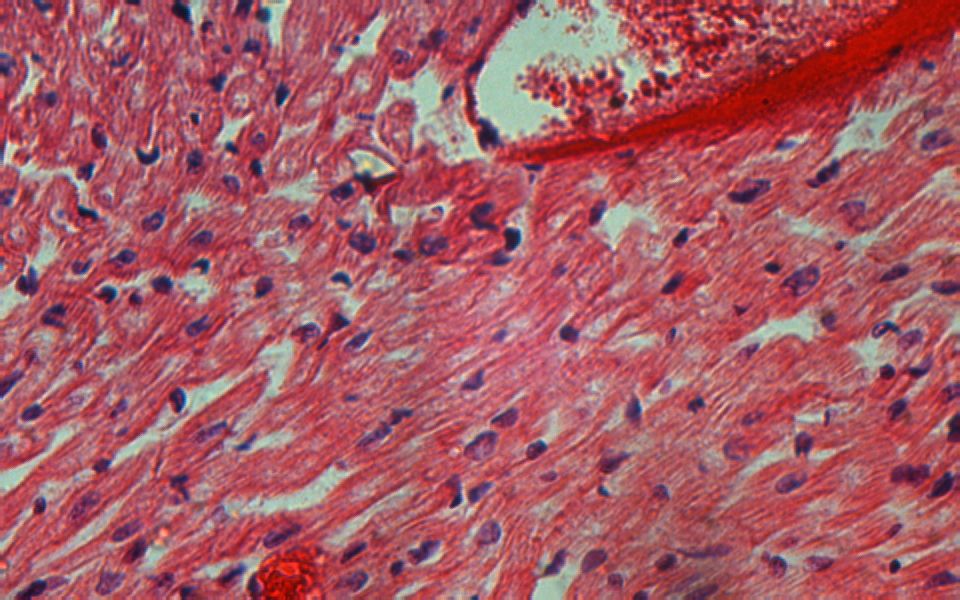
#> input picture XINJI/0.png, 960 x 600 px
$ python -i 2-18-1.py   (imports and definitions only)   (older library calls are emulated)
#> lines starting #> are read from the running program, lines starting #| are printed output that depends on the picture
import cv2
import numpy as np
from sift import sift_feature_matching
import time

# 降噪预处理
def preprocess_image(image_path):
    # 读取图像，保持彩色
#> called with image_path = 'XINJI/0.png'
    image = cv2.imread(image_path)
#> image is the input picture: shape (600, 960, 3); mean B, G, R 101.5, 91.7, 167.1
    # BGR 转 RGB
    image = cv2.cvtColor(image, cv2.COLOR_BGR2RGB)
    # 转换为灰度图用于处理
    gray_image = cv2.cvtColor(image, cv2.COLOR_RGB2GRAY)
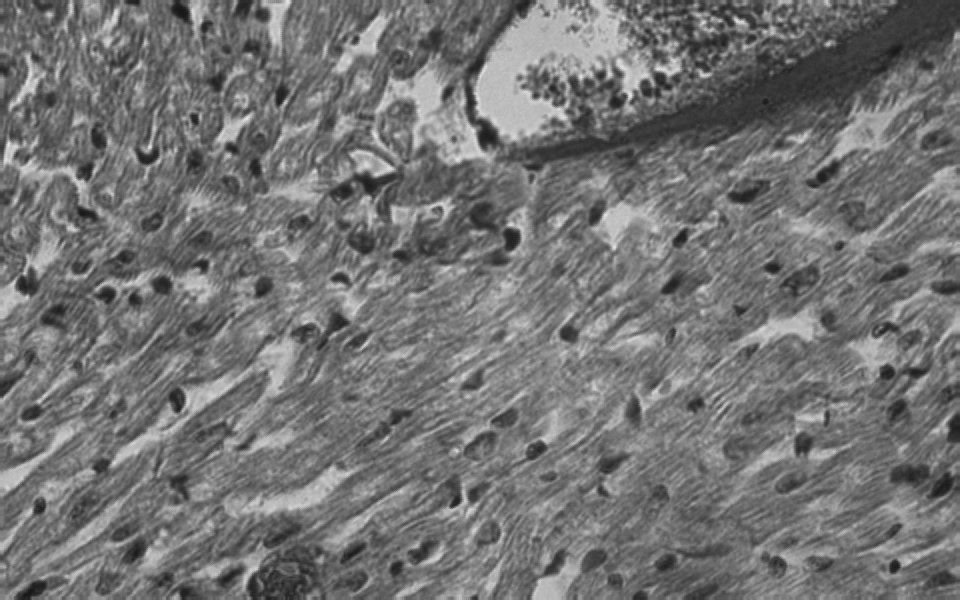
#> gray_image: shape (600, 960); min 22, max 231, mean 115.3
    # 使用高斯滤波进行降噪
    blurred_image = cv2.GaussianBlur(gray_image, (5, 5), 0)
    return image, blurred_image

# 核心配准算法，模板+特征点
# [388 lines left out: functions register_images, create_h_type_template, find_best_template_region, match_templates, create_blend_mask, apply_sharpening and 3 more, not called in this run]

>>> result = preprocess_image('XINJI/0.png')

$ run again, on XINJI/1.png
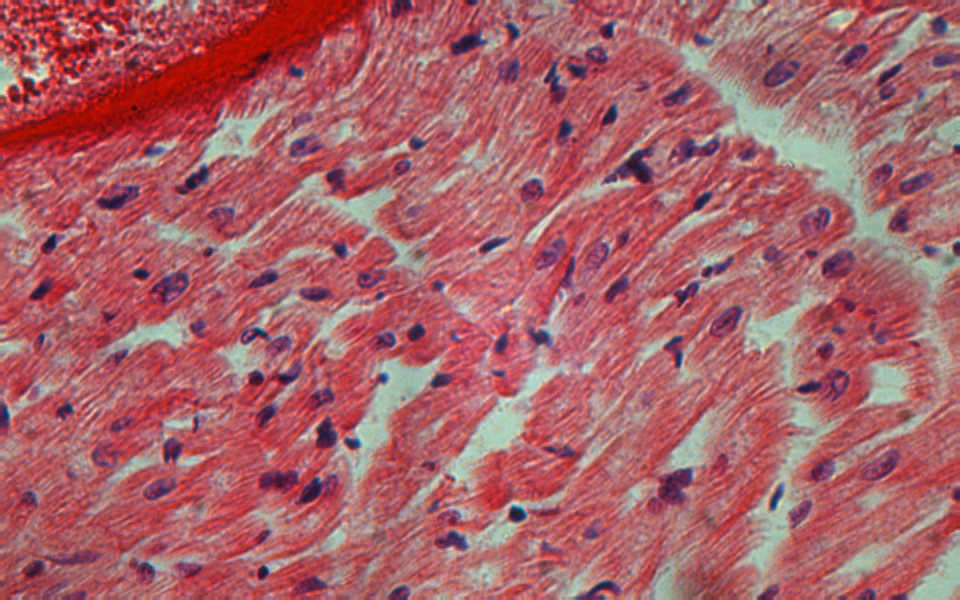
#> input picture XINJI/1.png, 960 x 600 px
#> in preprocess_image, image is the input picture: shape (600, 960, 3); mean B, G, R 105.2, 99.1, 169.5
#> in preprocess_image, `gray_image = cv2.cvtColor(image, cv2.COLOR_RGB2GRAY)`:
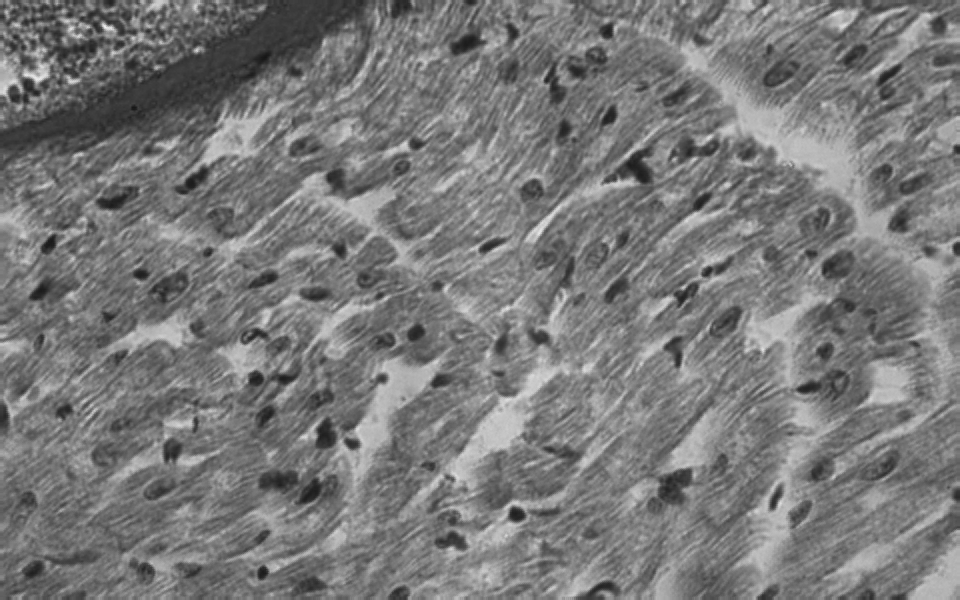
#> gray_image: shape (600, 960); min 21, max 240, mean 120.9

$ run again, on XINJI/10.png
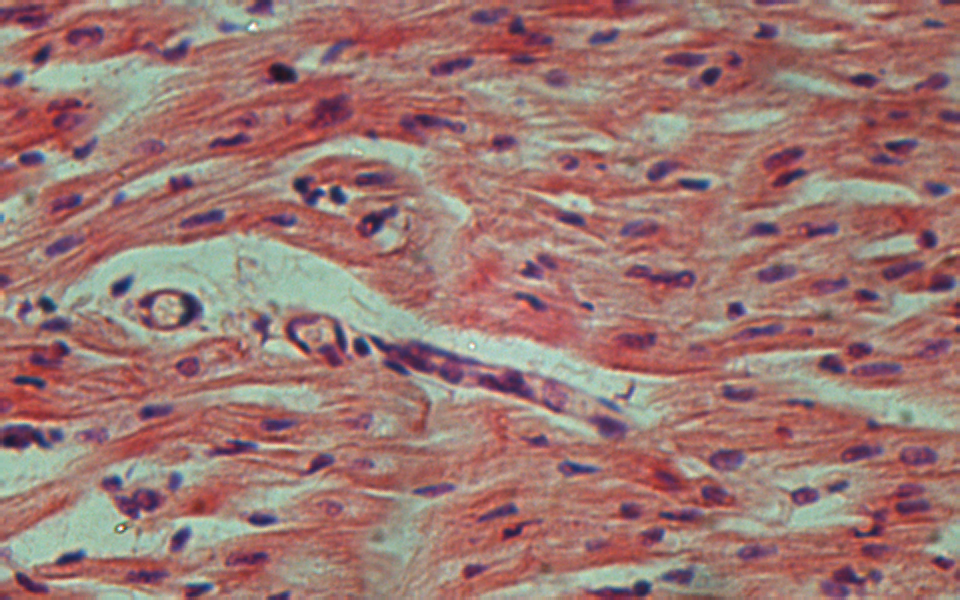
#> input picture XINJI/10.png, 960 x 600 px
#> in preprocess_image, image is the input picture: shape (600, 960, 3); mean B, G, R 114.5, 119.4, 158.6
#> in preprocess_image, `gray_image = cv2.cvtColor(image, cv2.COLOR_RGB2GRAY)`:
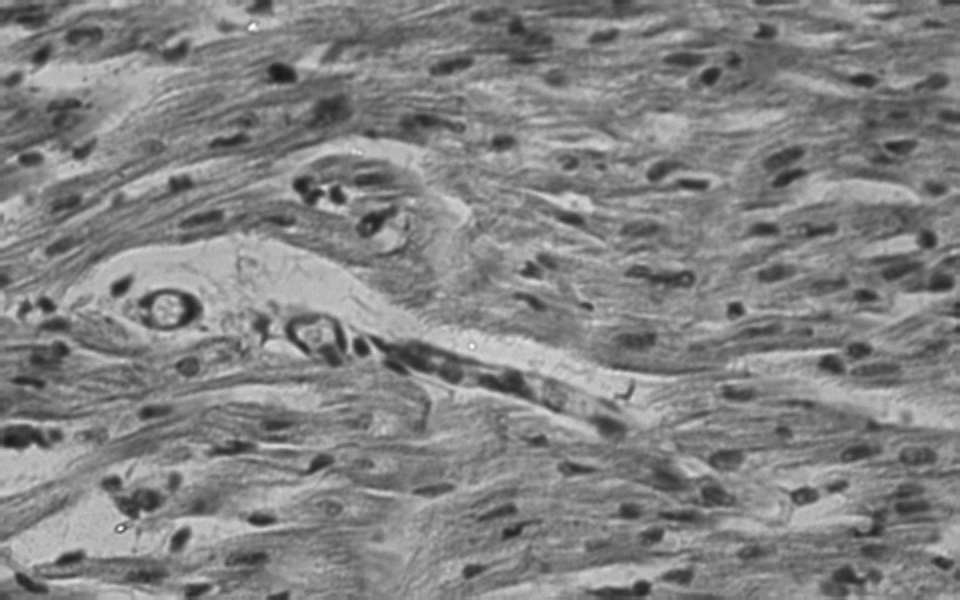
#> gray_image: shape (600, 960); min 24, max 253, mean 130.6

$ run again, on XINJI/100.png
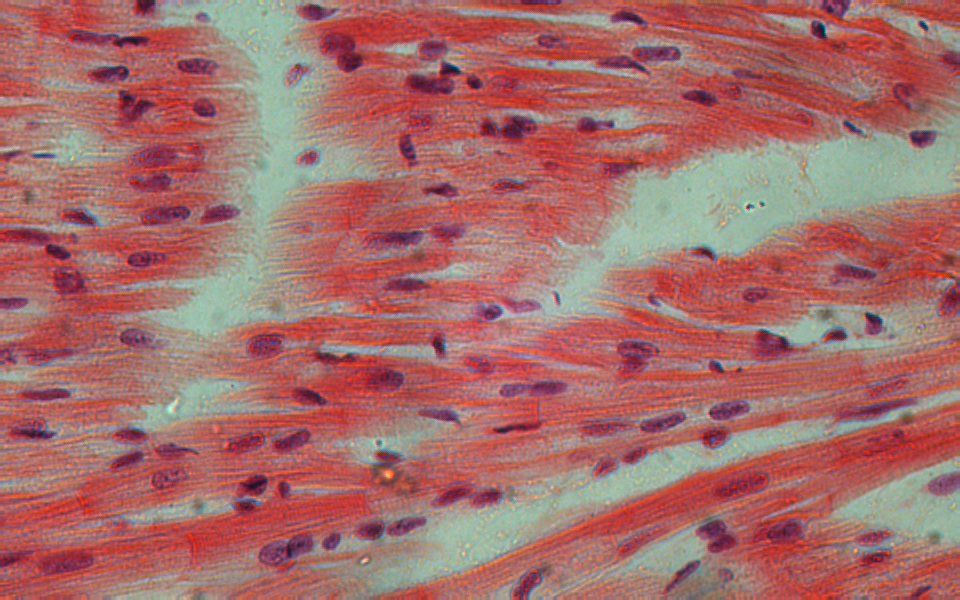
#> input picture XINJI/100.png, 960 x 600 px
#> in preprocess_image, image is the input picture: shape (600, 960, 3); mean B, G, R 106, 109.4, 165.9
#> in preprocess_image, `gray_image = cv2.cvtColor(image, cv2.COLOR_RGB2GRAY)`:
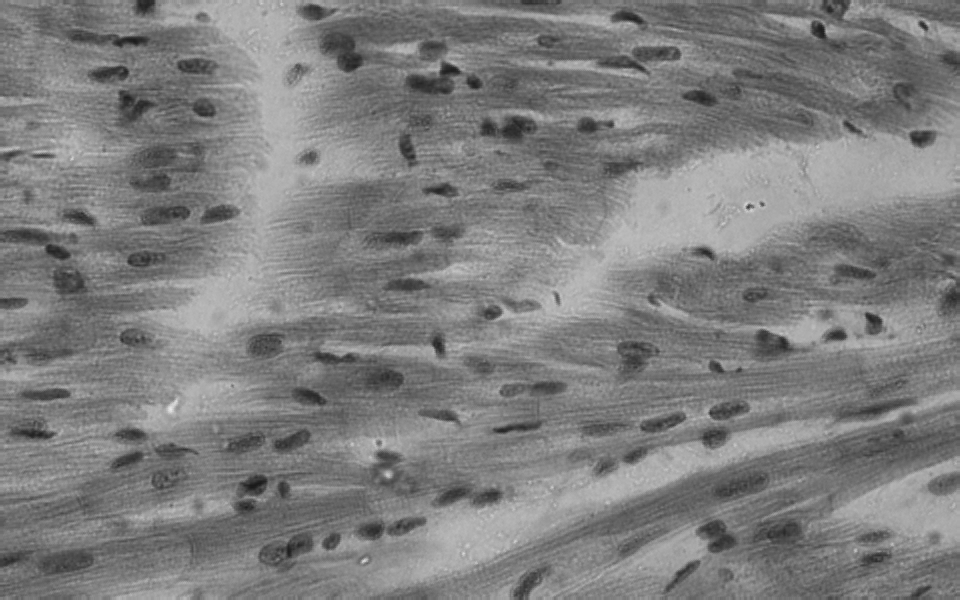
#> gray_image: shape (600, 960); min 25, max 233, mean 125.9
